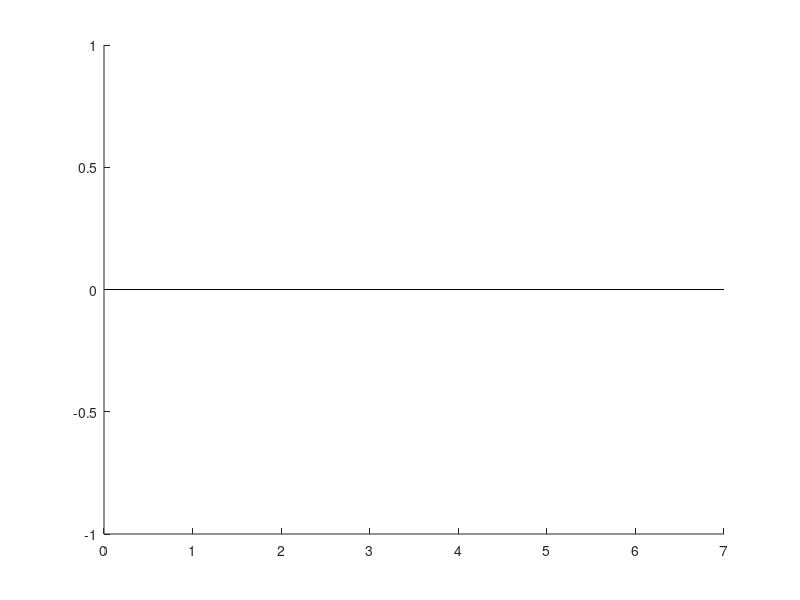

The MATLAB source for this figure: (Note: this script raises an error after producing the figure.)
function plotAvoidanceComparison()
    methods = {'km', 'ms'};
    avoid_dists = [0, 0.4, 0.8, 1.2, 1.6, 2.0];
    repeats = 1:3;

    % 指标列索引
    metric_cols = struct( ...
        'covering_rates', 2, ...
        'entering_rates', 1, ...
        'uniform_rates', 3, ...
        'min_dist', 9 ...
    );

    metric_labels = struct( ...
        'covering_rates', 'Coverage Rate', ...
        'entering_rates', 'Entering Rate', ...
        'uniform_rates', 'Uniformity', ...
        'min_dist', 'Min Distance (m)' ...
    );

    % 配色
    color_pairs = {
        [0.2 0.4 0.9], [0.5 0.7 1.0];   % 蓝
        [0.85 0.2 0.2], [1.0 0.6 0.6];  % 红
        [0.2 0.6 0.3], [0.6 0.9 0.6];   % 绿
        [0.5 0.3 0.7], [0.8 0.6 0.9];   % 紫
    };

    metric_names = fieldnames(metric_cols);

    for k = 1:length(metric_names)
        metric = metric_names{k};
        col_idx = metric_cols.(metric);
        ylabel_str = metric_labels.(metric);
        color_ours = color_pairs{k,1};
        color_ms   = color_pairs{k,2};

         % 读取数据
        values = nan(2, length(avoid_dists), length(repeats));
        for m = 1:length(methods)
            method = methods{m};
            for d = 1:length(avoid_dists)
                dist = avoid_dists(d);
                dist_str = strrep(num2str(dist), '.', '.');
                for r = repeats
                    file = sprintf('./run_data/rate_%s_avoid%s.%d.json', method, dist_str, r);
                    if isfile(file)
                        try
                            raw = loadjson(file);
                            vec = raw(:, col_idx);
                            if strcmp(metric, 'min_dist')
                                % 取整个vec中的最小值
                                values(m, d, r) = min(vec);
                            else
                                % 默认取最后一个值
                                values(m, d, r) = vec(end);
                            end
                        catch
                            warning('Error reading %s', file);
                        end
                    else
                        warning('Missing file: %s', file);
                    end
                end
            end
        end


        % 统计均值与误差
        mean_vals = squeeze(mean(values, 3, 'omitnan'));
        min_vals  = squeeze(min(values, [], 3));
        max_vals  = squeeze(max(values, [], 3));
        lowers = mean_vals - min_vals;
        uppers = max_vals - mean_vals;

        % 绘图
        figure('Position', [100, 100, 1200, 600]); hold on;
        b = bar(mean_vals', 'grouped');  % 不传 x，自动使用1:N

        % 设置颜色和透明度
        b(1).FaceColor = color_ours;
        b(2).FaceColor = color_ms;
        b(1).FaceAlpha = 0.7;
        b(2).FaceAlpha = 0.7;

        % 添加误差棒
        ngroups = size(mean_vals, 2);
        nbars = size(mean_vals, 1);
        groupwidth = min(0.8, nbars/(nbars + 1.5));
        for i = 1:nbars
            x = (1:ngroups) - groupwidth/2 + (2*i-1)*groupwidth/(2*nbars);
            errorbar(x, mean_vals(i,:), lowers(i,:), uppers(i,:), ...
                'k', 'linestyle', 'none', 'LineWidth', 1.8, 'CapSize', 6);
        end

        % 美化
        grid on;
        box off;
        set(gca, 'FontSize', 22, 'LineWidth', 2.5);
        xlabel('Avoidance Distance (m)', 'FontSize', 26);
        ylabel(ylabel_str, 'FontSize', 26);
        title(ylabel_str, 'FontSize', 28);
        xticks(1:length(avoid_dists));
        xticklabels(string(avoid_dists));
        legend({'Ours', 'Mean-Shift'}, 'FontSize', 20, 'Location', 'best');
        ax = gca;
        ax.FontName = 'Arial';
        ax.FontWeight = 'bold';

        % 保存图像
        saveDir = './avoidance_plots';
        if ~exist(saveDir, 'dir')
            mkdir(saveDir);
        end
        savePath = sprintf('%s/%s.png', saveDir, metric);
        print(gcf, savePath, '-dpng', '-r600');
        fprintf('图像已保存：%s\n', savePath);
    end
end
